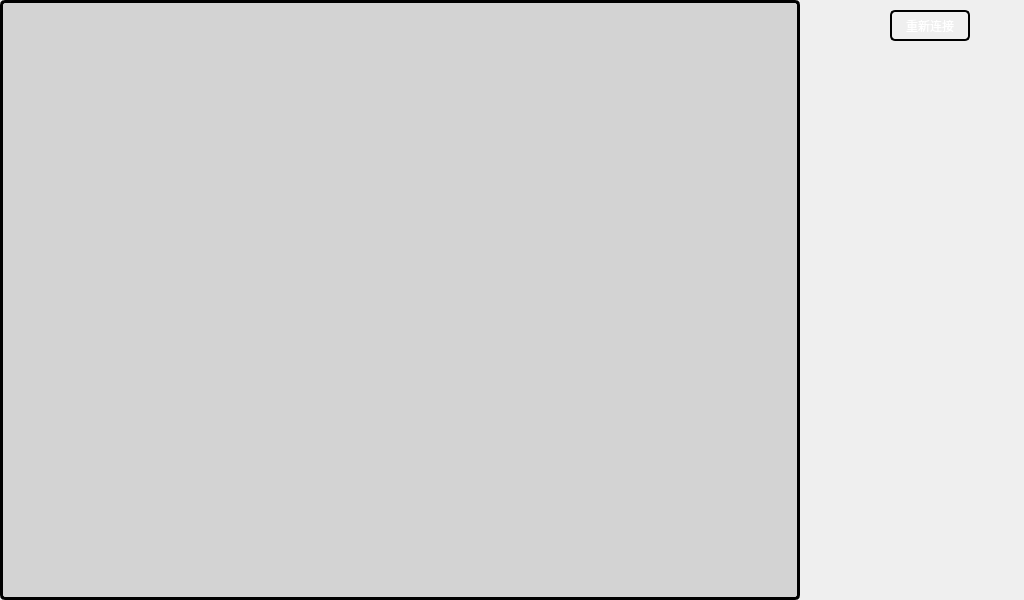
<?xml version="1.0" encoding="UTF-8"?>
<ui version="4.0">
 <class>Widget</class>
 <widget class="QWidget" name="Widget">
  <property name="geometry">
   <rect>
    <x>0</x>
    <y>0</y>
    <width>1024</width>
    <height>600</height>
   </rect>
  </property>
  <property name="windowTitle">
   <string>Widget</string>
  </property>
  <widget class="QLabel" name="video_label">
   <property name="geometry">
    <rect>
     <x>0</x>
     <y>0</y>
     <width>800</width>
     <height>600</height>
    </rect>
   </property>
   <property name="minimumSize">
    <size>
     <width>800</width>
     <height>600</height>
    </size>
   </property>
   <property name="maximumSize">
    <size>
     <width>800</width>
     <height>600</height>
    </size>
   </property>
   <property name="contextMenuPolicy">
    <enum>Qt::DefaultContextMenu</enum>
   </property>
   <property name="styleSheet">
    <string notr="true">QLabel {
    color: black;                /* 文字颜色 */
    background-color: lightgray; /* 背景颜色 */
    border: 3px solid black;     /* 边框样式 */
    border-radius: 5px;          /* 边框圆角 */
}
</string>
   </property>
   <property name="text">
    <string/>
   </property>
  </widget>
  <widget class="QPushButton" name="pushButton">
   <property name="geometry">
    <rect>
     <x>890</x>
     <y>10</y>
     <width>80</width>
     <height>31</height>
    </rect>
   </property>
   <property name="styleSheet">
    <string notr="true">QPushButton {
    background-color: qlineargradient(
        x1: 0, y1: 0, x2: 0, y2: 1,
        stop: 0 lightblue, stop: 1 blue); /* 从上到下的线性渐变 */
    color: white;
    border: 2px solid black;
    border-radius: 5px;
}
</string>
   </property>
   <property name="text">
    <string>重新连接</string>
   </property>
  </widget>
 </widget>
 <resources/>
 <connections/>
</ui>
